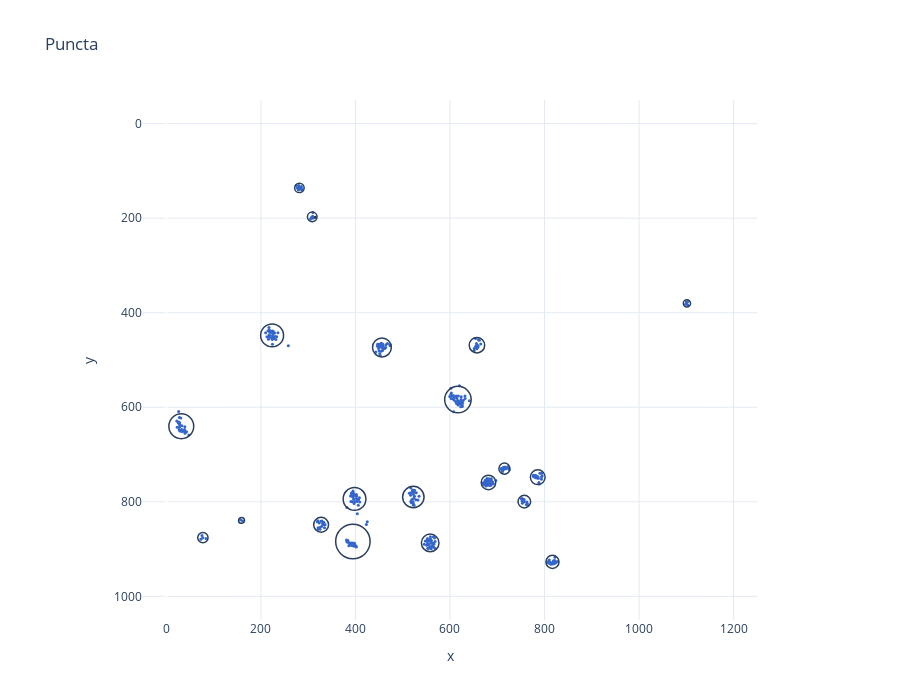

Notebook code for this chart:
### Code cell
# plot puncta
fig = plot_single_scatter(
    puncta[puncta['image_number']==3].copy(),
    x='center_x',
    y='center_y',
    title='Puncta',
    xlabel='x',
    ylabel='y'
)

fig.layout.update(
    xaxis = {'range': [-50, 1250], 'constrain': "domain"},
    yaxis = {'range': [1050, -50], 'scaleanchor': 'x', 'scaleratio': 1},
    shapes=shapes,
    height=700,
)
fig.update_traces(
    marker=dict(size=3)
)

if save:
    save_fig_as_png(fig, 'figures/bounding_boxes/puncta_bounding_box_3.png', height=800, scale=1)

fig

### Figure 1 — Plotly figure (JSON) as saved in the notebook; plotly's stock layout.template omitted (floating-point values rounded to 4 significant figures; data arrays with more than 128 entries replaced by an {"elided": "..."} marker saying what was removed)
{"data": [{"hovertemplate": "center_x=%{x}<br>center_y=%{y}<extra></extra>", "legendgroup": "", "marker": {"color": "#3366CC", "size": 3, "symbol": "circle"}, "mode": "markers", "name": "", "orientation": "v", "showlegend": false, "type": "scatter", "x": {"elided": "354 float values"}, "xaxis": "x", "y": {"elided": "354 float values"}, "yaxis": "y"}], "layout": {"height": 700, "hovermode": "closest", "plot_bgcolor": "rgba(0,0,0,0)", "shapes": [{"line": {"width": 1.5}, "type": "circle", "x0": 271.4, "x1": 291.4, "xref": "x", "y0": 126.0, "y1": 145.9, "yref": "y"}, {"line": {"width": 1.5}, "type": "circle", "x0": 298.4, "x1": 318.8, "xref": "x", "y0": 187.0, "y1": 207.3, "yref": "y"}, {"line": {"width": 1.5}, "type": "circle", "x0": 313.3, "x1": 316.5, "xref": "x", "y0": 196.3, "y1": 199.5, "yref": "y"}, {"line": {"width": 1.5}, "type": "circle", "x0": 1093.0, "x1": 1109.0, "xref": "x", "y0": 372.5, "y1": 387.8, "yref": "y"}, {"line": {"width": 1.5}, "type": "circle", "x0": 199.5, "x1": 247.9, "xref": "x", "y0": 423.8, "y1": 472.2, "yref": "y"}, {"line": {"width": 1.5}, "type": "circle", "x0": 640.7, "x1": 673.4, "xref": "x", "y0": 452.3, "y1": 485.0, "yref": "y"}, {"line": {"width": 1.5}, "type": "circle", "x0": 436.1, "x1": 476.0, "xref": "x", "y0": 453.5, "y1": 493.4, "yref": "y"}, {"line": {"width": 1.5}, "type": "circle", "x0": 588.7, "x1": 644.8, "xref": "x", "y0": 555.7, "y1": 611.8, "yref": "y"}, {"line": {"width": 1.5}, "type": "circle", "x0": 5.261, "x1": 57.88, "xref": "x", "y0": 613.9, "y1": 666.5, "yref": "y"}, {"line": {"width": 1.5}, "type": "circle", "x0": 703.4, "x1": 726.9, "xref": "x", "y0": 718.1, "y1": 741.6, "yref": "y"}, {"line": {"width": 1.5}, "type": "circle", "x0": 770.1, "x1": 801.2, "xref": "x", "y0": 732.4, "y1": 763.5, "yref": "y"}, {"line": {"width": 1.5}, "type": "circle", "x0": 666.0, "x1": 696.7, "xref": "x", "y0": 743.6, "y1": 774.3, "yref": "y"}, {"line": {"width": 1.5}, "type": "circle", "x0": 499.8, "x1": 545.1, "xref": "x", "y0": 767.1, "y1": 812.5, "yref": "y"}, {"line": {"width": 1.5}, "type": "circle", "x0": 374.0, "x1": 422.1, "xref": "x", "y0": 769.7, "y1": 817.9, "yref": "y"}, {"line": {"width": 1.5}, "type": "circle", "x0": 743.9, "x1": 770.5, "xref": "x", "y0": 786.2, "y1": 812.9, "yref": "y"}, {"line": {"width": 1.5}, "type": "circle", "x0": 311.6, "x1": 343.1, "xref": "x", "y0": 832.7, "y1": 864.2, "yref": "y"}, {"line": {"width": 1.5}, "type": "circle", "x0": 152.7, "x1": 165.3, "xref": "x", "y0": 833.0, "y1": 845.5, "yref": "y"}, {"line": {"width": 1.5}, "type": "circle", "x0": 358.2, "x1": 431.0, "xref": "x", "y0": 847.5, "y1": 920.3, "yref": "y"}, {"line": {"width": 1.5}, "type": "circle", "x0": 539.5, "x1": 576.7, "xref": "x", "y0": 868.3, "y1": 905.5, "yref": "y"}, {"line": {"width": 1.5}, "type": "circle", "x0": 802.9, "x1": 830.6, "xref": "x", "y0": 913.2, "y1": 940.9, "yref": "y"}, {"line": {"width": 1.5}, "type": "circle", "x0": 66.4, "x1": 88.2, "xref": "x", "y0": 864.9, "y1": 886.8, "yref": "y"}], "showlegend": false, "title": {"text": "Puncta"}, "xaxis": {"constrain": "domain", "gridcolor": "#E4EAF2", "range": [-50, 1250], "showgrid": true, "title": {"text": "x"}, "type": "linear"}, "yaxis": {"gridcolor": "#E4EAF2", "range": [1050, -50], "scaleanchor": "x", "scaleratio": 1, "showgrid": true, "title": {"text": "y"}, "zeroline": false}}}
